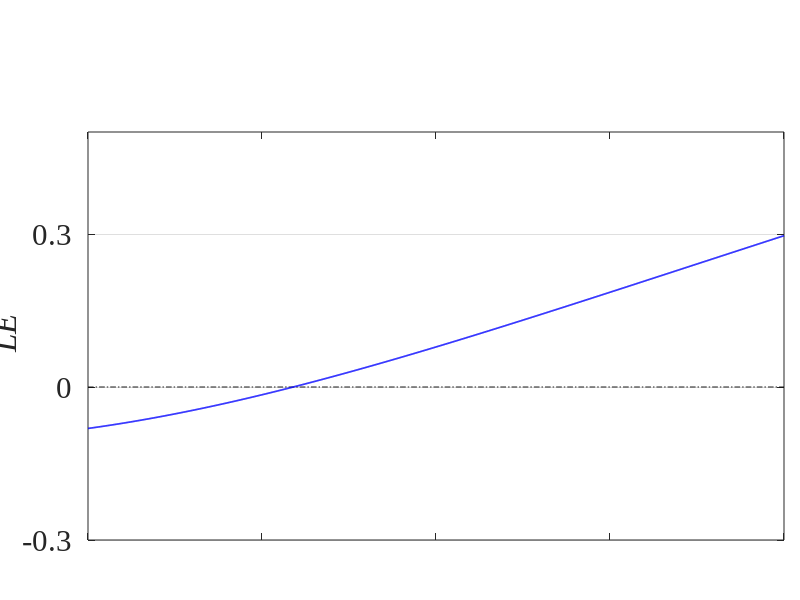

The MATLAB script that drew this image:
clc;clear;
b = 0.9*i;

T = linspace(0.2,1,1000);
N = length(T);
L = [];
LE = [];

for j = 1:N
    XX(:,j) = log(T(j)+b);
    disp(j);
end
LE = real(XX);
plot(T,zeros(1,N),'k-.');hold on
plot(T,LE,'MarkerSize',3,'color',[0 0 1],'MarkerSize',1.2,'linewidth',1.2);


set(gcf,'Position',[100,100,900,155]);
set(gca,'position',[0.11 0.1 0.87 0.68],'FontName','Times New Roman','FontSize',22,'XTick',0.2:0.2:1,'YTick',-0.3:0.3:0.3);


ylabel('\it LE','FontSize',24,'FontName','Times new roman');
set(gca,'XTickLabel','')
set(gca,'Ygrid','on') 
set(gca,'YTicklabel',{'-0.3','0','0.3'},'FontSize',22);


axis([0.2 1 -0.3 0.5]);